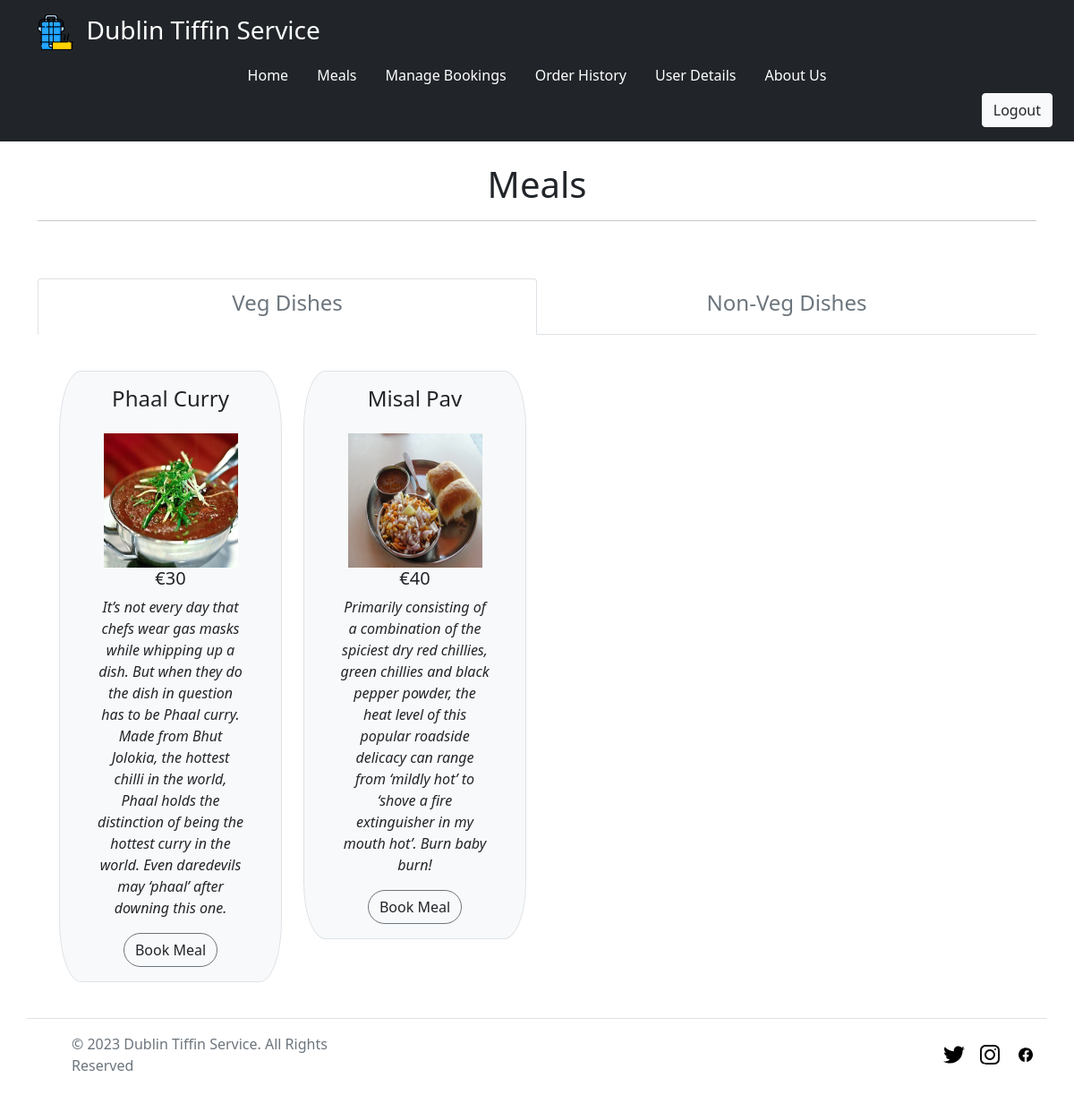
Page /meals/ (signed in) on the committed database.
### meals/models.py (models this page shows, shortened)
class Meals(models.Model):
    name = models.CharField(max_length=100)
    description = models.TextField()
    cost = models.IntegerField()
    image = models.ImageField(upload_to="static/meal_images/")
    is_veg = models.BooleanField()

### meals/views.py (the view)
# urls.py: path('meals/', include('meals.urls')),
@login_required
@require_http_methods(["GET", "POST"])
def meals(request):
    try:
        if request.method == 'GET':
            veg_meal = Meals.objects.filter(is_veg=True)
            nonveg_meal = Meals.objects.filter(is_veg=False)
            return render(request, 'meals/meals.html', {"veg_meal": veg_meal, "nonveg_meal": nonveg_meal })
        if request.method == 'POST':
            return render(request, 'meals/meals.html')
    except Exception:
        return redirect(handler500)

### templates/meals/meals.html (shortened to what this page needs)
{% extends '_partials/base.html' %}
{% block body %}
{% load widget_tweaks %}
{% load static %}
<div class="container">
      <br>
      <h1 class="text-center">Meals</h1>
      <hr>
      <br>
      <form enctype="multipart/form-data" method="POST">
            <br>
            <ul class="nav nav-tabs nav-justified">
                  <li class="nav-item">
                        <a class="nav-link active" data-bs-toggle="tab" href="#home">
                              <section class="trust-quality my-1">
                                    <div class="row">
                                          <h4 class="text-secondary">Veg Dishes</h4>
                                    </div>
                              </section>
                        </a>
                  </li>
                  <li class="nav-item">
                        <a class="nav-link" data-bs-toggle="tab" href="#menu1">
                              <section class="trust-quality my-1">
                                    <div class="row">
                                          <h4 class="text-secondary">Non-Veg Dishes</h4>
                                    </div>
                              </section>
                        </a>
                  </li>
            </ul>
            <div class="tab-content">
                  <div class="tab-pane container active" id="home">
                        <div class="container overflow-hidden">
                              <div class="row gy-4 my-3">
                                    {% for meal in veg_meal %}
                                    <div class="col-3">
                                          <div class="p-3 border bg-light" style="border-radius: 10%;">
                                                <h4 class="text-center text-capitalize mb-4">{{ meal.name }}</h4>
                                                <div class="container text-center">
                                                      <img src="/{{ meal.image }}" height="150" width="150"
                                                            alt="Something Went Wrong">
                                                      <div class="d-none d-md-block text-center text-wrap">
                                                            <h5>€{{ meal.cost }}</h5>
                                                            <p class="fst-italic">{{ meal.description }}</p>
                                                      </div>
                                                      <div class="d-flex justify-content-center">
                                                            {% if user.is_authenticated %}
                                                            <button type="button"
                                                                  class="btn rounded-pill btn-outline-secondary text-dark gradient-custom-4 text-body"
                                                                  data-bs-toggle="modal" data-bs-target="#myModal{{ meal.pk }}">
                                                                  Book Meal
                                                            </button>
                                                            {% endif %}
                                                      </div>
                                                </div>
                                          </div>
                                    </div>
                                    {% endfor %}
                              </div>
                        </div>
                  </div>
            </div>
      </form>
</div>
{% endblock %}

### rows in the picture
Meals: name "Phaal Curry", image (picture), cost "30", description "It’s not every day that chefs wear gas masks while whipping up a dish. But when they do the dish in question has to be Phaal curry. Made from Bhut Jolokia, the hottest chilli in the world, Phaal holds the distinction of being the hottest curry in the world. Even daredevils may ‘phaal’ after downing this one."
Meals: name "Misal Pav", image (picture), cost "40", description "Primarily consisting of a combination of the spiciest dry red chillies, green chillies and black pepper powder, the heat level of this popular roadside delicacy can range from ‘mildly hot’ to ‘shove a fire extinguisher in my mouth hot’. Burn baby burn!"
